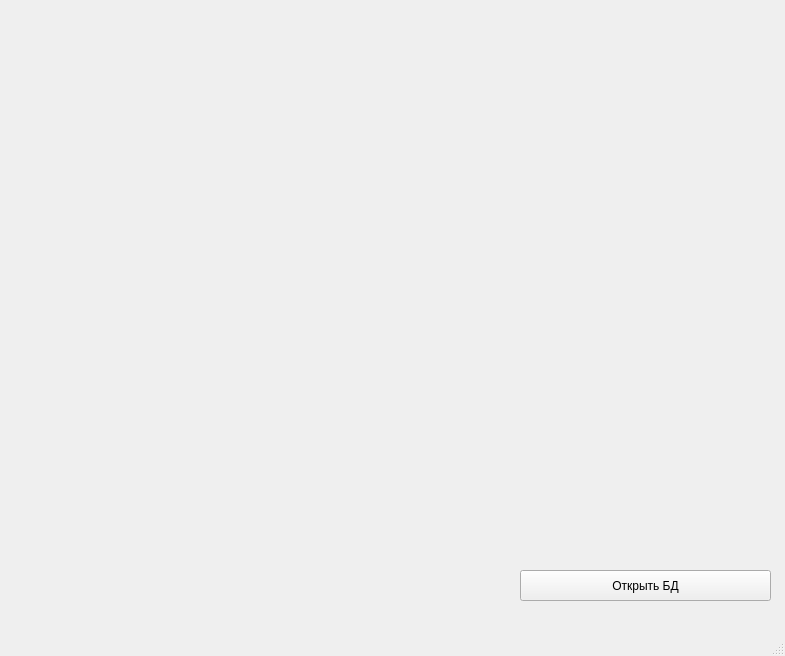
<?xml version="1.0" encoding="UTF-8"?>
<ui version="4.0">
 <class>MainWindow</class>
 <widget class="QMainWindow" name="MainWindow">
  <property name="geometry">
   <rect>
    <x>0</x>
    <y>0</y>
    <width>785</width>
    <height>656</height>
   </rect>
  </property>
  <property name="windowTitle">
   <string>MainWindow</string>
  </property>
  <widget class="QWidget" name="centralwidget">
   <widget class="QPushButton" name="pushButton">
    <property name="geometry">
     <rect>
      <x>520</x>
      <y>570</y>
      <width>251</width>
      <height>31</height>
     </rect>
    </property>
    <property name="text">
     <string>Открыть БД</string>
    </property>
   </widget>
  </widget>
  <widget class="QMenuBar" name="menubar">
   <property name="geometry">
    <rect>
     <x>0</x>
     <y>0</y>
     <width>785</width>
     <height>23</height>
    </rect>
   </property>
  </widget>
  <widget class="QStatusBar" name="statusbar"/>
 </widget>
 <resources/>
 <connections/>
</ui>
